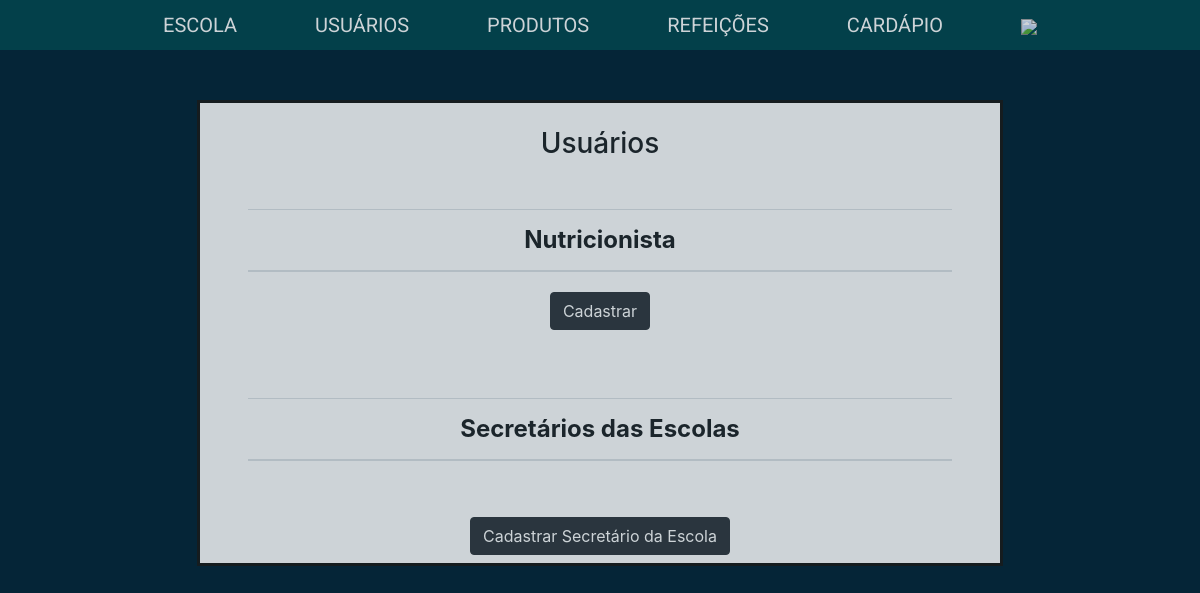
/sec-educacao/usuarios/cadastrar-usuarios.php (signed in), run on an earlier commit of the app's database.
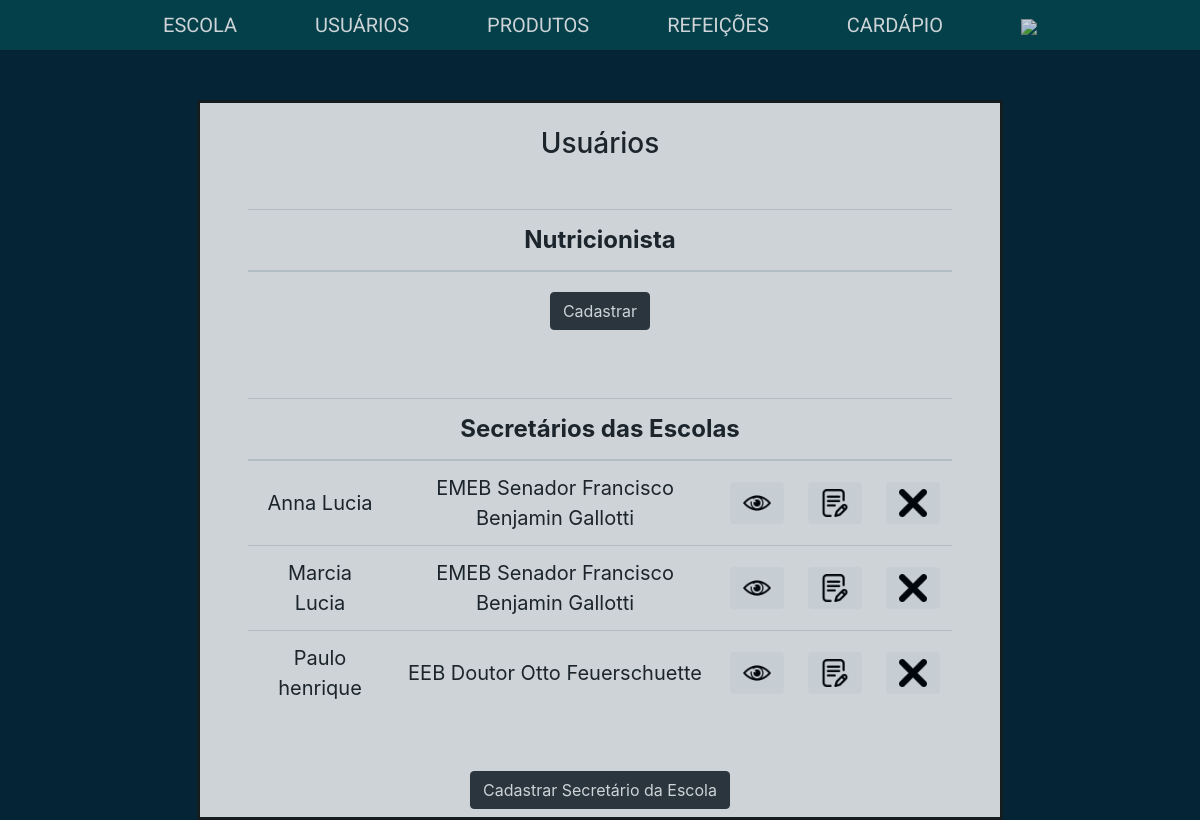
And on a later commit of the database.
### tables this page shows
create table SecEsc (
    id int primary key auto_increment,
    nomeSecEsc varchar(64),
    login varchar(64),
    senha varchar(64),
    cpf varchar(11),
    rg varchar(11),
    endereco varchar(255),
    email varchar(255),
    dataDeNascimento date,
    numero varchar(8),
    celular varchar(15),
    cargo enum('Diretor', 'Secretario'),
    escola_id int references Escola(id)
);

create table Escola (
    id int primary key auto_increment,
    nomeEscola varchar(100),
    endereco varchar(255),
    cnpj varchar(12),
    email varchar(255),
    numero varchar(8),
    telefone varchar(12),
    alunosEnsInfantil integer,
    alunosEnsFundamental integer
);

### sec-educacao/usuarios/cadastrar-usuarios.php (the view, shortened to what this page needs)
<?php
require_once '../../funcoes-de-cabecalho.php';
require_once '../../conexao.php';
$selectNut = 'select Nutricionista.id, Nutricionista.nome from Nutricionista';
$queryNut = mysqli_query($conexao, $selectNut);
$selectComEscola = 'select Escola.nomeEscola, SecEsc.nomeSecEsc, SecEsc.id from SecEsc '
        . 'inner join Escola on SecEsc.escola_id = Escola.id';
$queryComEscola = mysqli_query($conexao, $selectComEscola);
?>
<h3>Usuários</h3>
<div class="m-5">
    <table class="table my-5">
        <thead>
            <tr>
                <th colspan="5">Nutricionista</th>
            </tr>
        </thead>
        <tbody>
            <?php
                if(mysqli_num_rows($queryNut) == 1){
                    $table = mysqli_fetch_array($queryNut);
                    $idNut = $table['id'];
                    $nome = $table['nome'];
                    echo "<tr>"
                        . "<td>$nome</td>"
                        . "<td><button class='btn btn-light m-2 visualizar-nutricionista' value='$idNut'><img src='../../estilo/icones/eye.png' width='26px' /></button></td>"
                        . "<td><a class='btn btn-light m-2 atualizar-nutricionista' href='nutricionista/validar-nutricionista.php?acao=atualizar&id=$idNut'><img src='../../estilo/icones/edit.png' width='26px' /></a></td>"
                        . "<td><button class='btn btn-light m-2 deletar-nutricionista' value='$idNut'><img src='../../estilo/icones/delete.png' width='26px' /></button></td>"
                     . "</tr>";
                } else {
                    echo "<tr>"
                    . "<td><a class='btn btn-dark m-2 buttonLink' href='nutricionista/validar-nutricionista.php?acao=cadastrar'>Cadastrar</a></td>"
                    . "</tr>";
                }
            ?>
        </tbody>
    </table>
</div>
<div class="m-5">
<table class="table my-4">
    <thead>
        <tr>
            <th colspan="5">Secretários das Escolas</th>
        </tr>
    </thead>
    <tbody>
        <?php
            while ($table = mysqli_fetch_array($queryComEscola)) {
                $secEscId = $table['id'];
                $secEscNome = $table['nomeSecEsc'];
                $escolaNome = $table['nomeEscola'];
                echo "<tr>"
                    . "<td>$secEscNome</td>"
                    . "<td>$escolaNome</td>"
                    . "<td><button class='btn btn-light visualizar-secEsc' value='$secEscId'><img src='../../estilo/icones/eye.png' width='28px'></button></td>"
                    . "<td><a href='secescola/validar-secesc?idSecEsc=$secEscId&acao=atualizar' class='btn btn-light atualizar-secEsc' value='$secEscId'><img src='../../estilo/icones/edit.png' width='28px'></a></td>"
                    . "<td><button class='btn btn-light excluir-secEsc' value='$secEscId'><img src='../../estilo/icones/delete.png' width='28px'></button></td>"
                . "</tr>";
            }
        ?>
    </tbody>
</table>
</div>
<a class="btn btn-dark m-2 buttonLink" href="secescola/validar-secesc.php?acao=cadastrar">Cadastrar Secretário da Escola</a>

What changed in the data, as far as the page shows it:
added secesc: nomeSecEsc "Anna Lucia", escola.nomeEscola "EMEB Senador Francisco Benjamin Gallotti", $secEscId 1 (drawn)
added secesc: nomeSecEsc "Marcia Lucia", escola.nomeEscola "EMEB Senador Francisco Benjamin Gallotti", $secEscId 2 (drawn)
added secesc: nomeSecEsc "Paulo henrique", escola.nomeEscola "EEB Doutor Otto Feuerschuette", $secEscId 3 (drawn)
